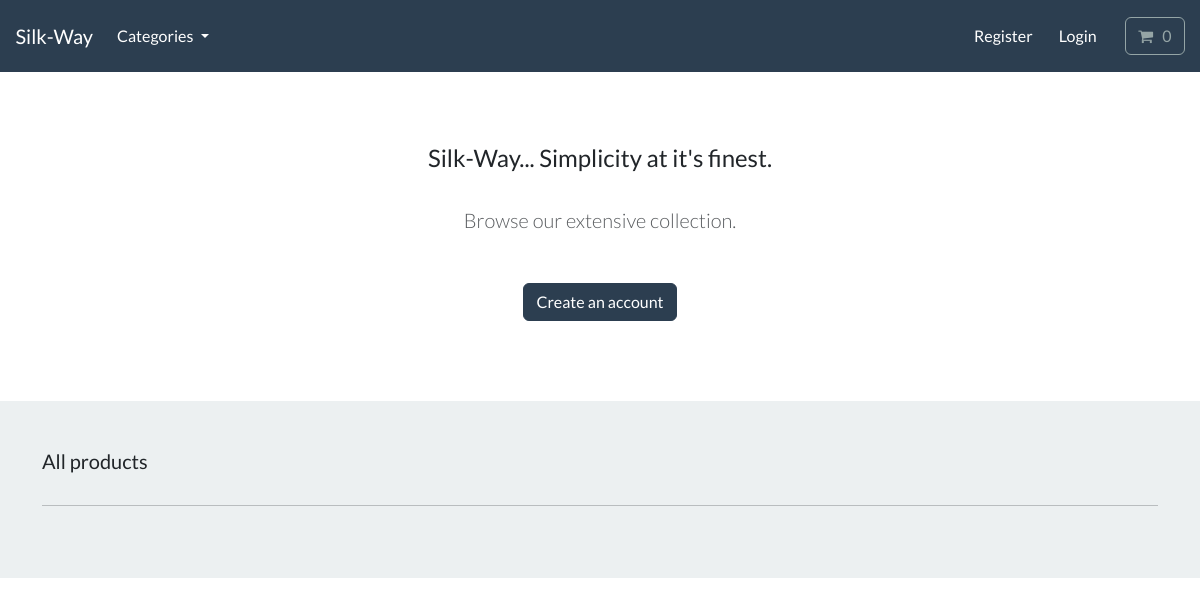
The app's page /, older data.
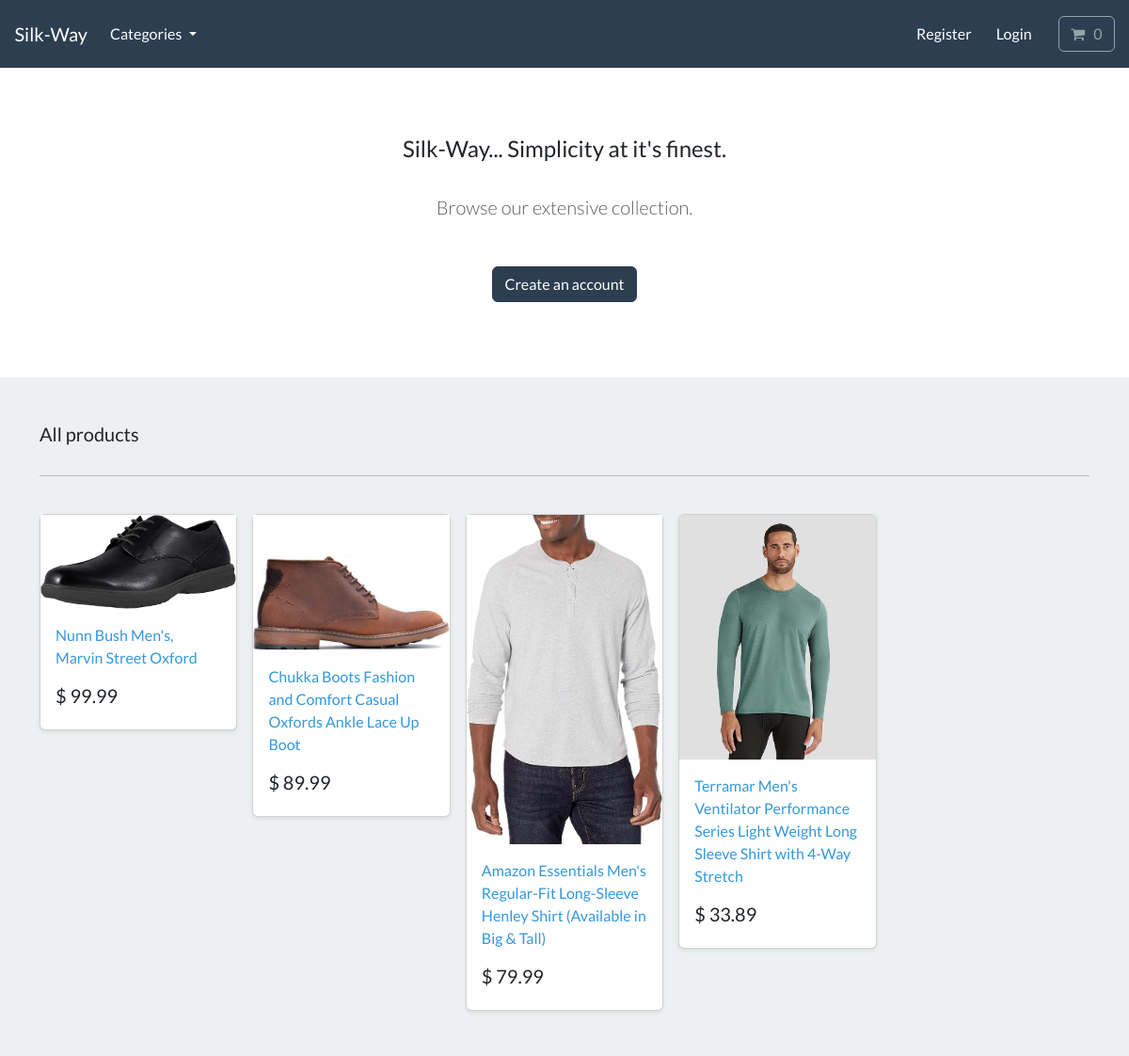
The same page, newer data.
### store/models.py (models this page shows, shortened)
class Product(models.Model):
    category = models.ForeignKey(Category, related_name='product', on_delete=models.CASCADE, null=True)
    title = models.CharField(max_length=250)
    brand = models.CharField(max_length=250, default='un-branded')
    description = models.TextField(blank=True)
    slug = models.SlugField(max_length=255)
    price = models.DecimalField(max_digits=8, decimal_places=2)
    image = models.ImageField(upload_to='images/')
    class Meta:
        verbose_name_plural = 'products'
    def get_absolute_url(self):
        return reverse('product_info', args=[self.slug])

### store/views.py (the view)
# urls.py: path('', include('store.urls')),
def store(request):
    all_products = Product.objects.all()
    context = {"all_products":all_products}
    return render(request, 'store/store.html', context)

### cart/cart.py (called while the page is built)
    def __len__(self):
        return sum(item['qty'] for item in self.cart.values())

### cart/context_processors.py (called while the page is built)
def cart(request):
    return {'cart': Cart(request)}

### store/models.py (called while the page is built)
    def get_absolute_url(self):
        return reverse('list_category', args=[self.slug])

### store/views.py (called while the page is built)
def categories(request):
    all_categories = Category.objects.all()
    return {"all_categories": all_categories}

### store/templates/store/store.html
{% extends "./base.html" %}
{% load static %}
{% block content %}
    <section class="py-4 text-center container">
        <div class="row py-lg-5">
            <div class="col-lg-6 col-md-8 mx-auto">
                <h4> Silk-Way... Simplicity at it's finest. </h4>
                <br>
                <p class="lead text-muted">
                Browse our extensive collection.
                </p>
                <br>
                <a href="#" class="btn btn-primary my-2"> Create an account </a>
            </div>
        </div>
    </section>
       <div class="album py-5 bg-light">
        <div class="container">
          <div class="pb-3 h5"> All products </div>
          <hr>
          <br>
          <div class="row row-cols-1 row-cols-sm-2 row-cols-md-5 g-3">
            {% for product in all_products %}
              <div class="col">
                <div class="card shadow-sm">
                  <img class="img-fluid" alt="Responsive image" src="{{product.image.url}}">
                  <div class="card-body">
                    <p class="card-text">
                      <a class="text-info text-decoration-none" href="{{product.get_absolute_url}}"> {{ product.title | capfirst }} </a>
                    </p>
                    <div class="d-flex justify-content-between align-items-center">
                      <h5> $ {{ product.price }} </h5>
                    </div>
                  </div>
                </div>
              </div>
            {% endfor %}
          </div>
        </div>
      </div>
{% endblock %}

### store/templates/store/base.html (shortened to what this page needs)
{% load static %}
<!DOCTYPE html>
<html>
    <head>
        <link rel="stylesheet" href="https://bootswatch.com/5/flatly/bootstrap.min.css">
        <link rel="stylesheet" href="https://cdnjs.cloudflare.com/ajax/libs/font-awesome/4.7.0/css/font-awesome.min.css">
    </head>
    <nav class="navbar navbar-expand-lg bg-primary justify-content-center">
        <a class="navbar-brand main-heading text-white" href="{% url 'store' %}">
        &nbsp; &nbsp; Silk-Way
        </a>
        <div class="collapse navbar-collapse" id="navbarCollapse">
            <ul class="navbar-nav me-auto mb-2 mb-md-0">
                <li class="nav-item dropdown">
                    <a class="nav-link dropdown-toggle text-white" href="#" id="navbarDropdown" role="button"
                    data-bs-toggle="dropdown" aria-expanded="false">
                        Categories
                    </a>
                </li>
            </ul>
        </div>
        <div class="collapse navbar-collapse text-center" id="navbarNavDropdown">
            <ul class="navbar-nav ms-auto">
                <li class="nav-item">
                    <a class="btn btn-alert navbar-btn text-white" type="button"  href="/"> Register </a>
                </li>
                <li class="nav-item">
                    <a class="btn btn-alert navbar-btn text-white" type="button"  href="/"> Login </a>
                </li>
                <li class="nav-item">
                    <a type="button" role="button" href="{%url 'cart-summary'%}" class="btn btn-outline-secondary">
                        <i class="fa fa-shopping-cart" aria-hidden="true"> </i>
                        <div id='cart-qty', class='d-inline-flex'>
                            {% with qty_amount=cart|length %}
                                {%if qty_amount > 0%}
                                    {{qty_amount}}
                                    {%else%}
                                        0
                                {%endif%}
                            {% endwith %}
                        </div>
                    </a>
                </li>
            </ul>
        </div>
    </nav>
    <body>
        {% block content %}
        {% endblock %}
    </body>
</html>

Row changes from the older to the newer data that the page shows:
added Product: image (picture), title "Nunn Bush Men's, Marvin Street Oxford", price "99.99"
added Product: image (picture), title "Chukka Boots Fashion and Comfort Casual Oxfords Ankle Lace Up Boot", price "89.99"
added Product: image (picture), title "Amazon Essentials Men's Regular-Fit Long-Sleeve Henley Shirt (Available in Big & Tall)", price "79.99"
added Product: image (picture), title "Terramar Men's Ventilator Performance Series Light Weight Long Sleeve Shirt with 4-Way Stretch", price "33.89"
